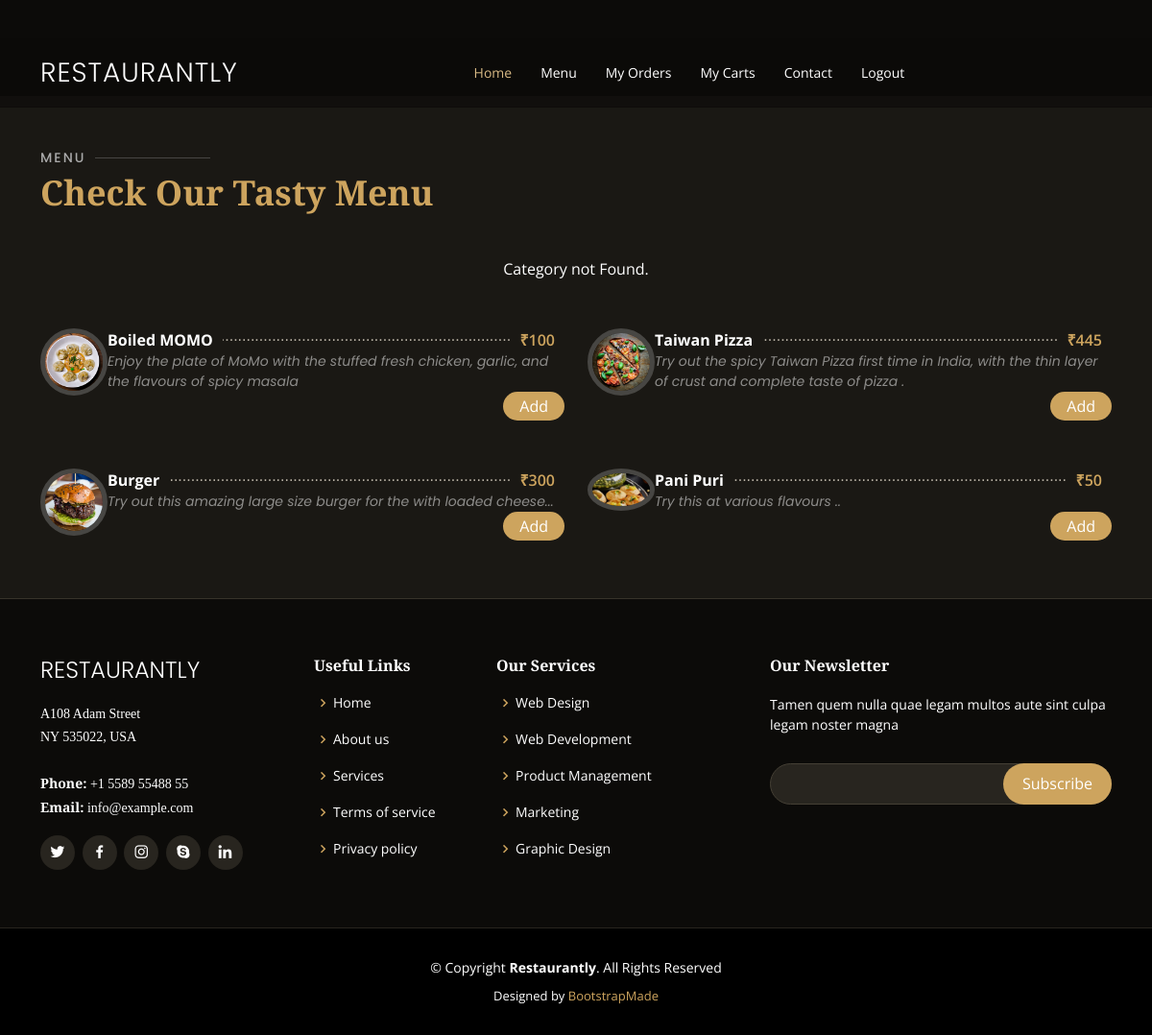
The app's page /category-foods.php?category_id=6 (signed in), older data.
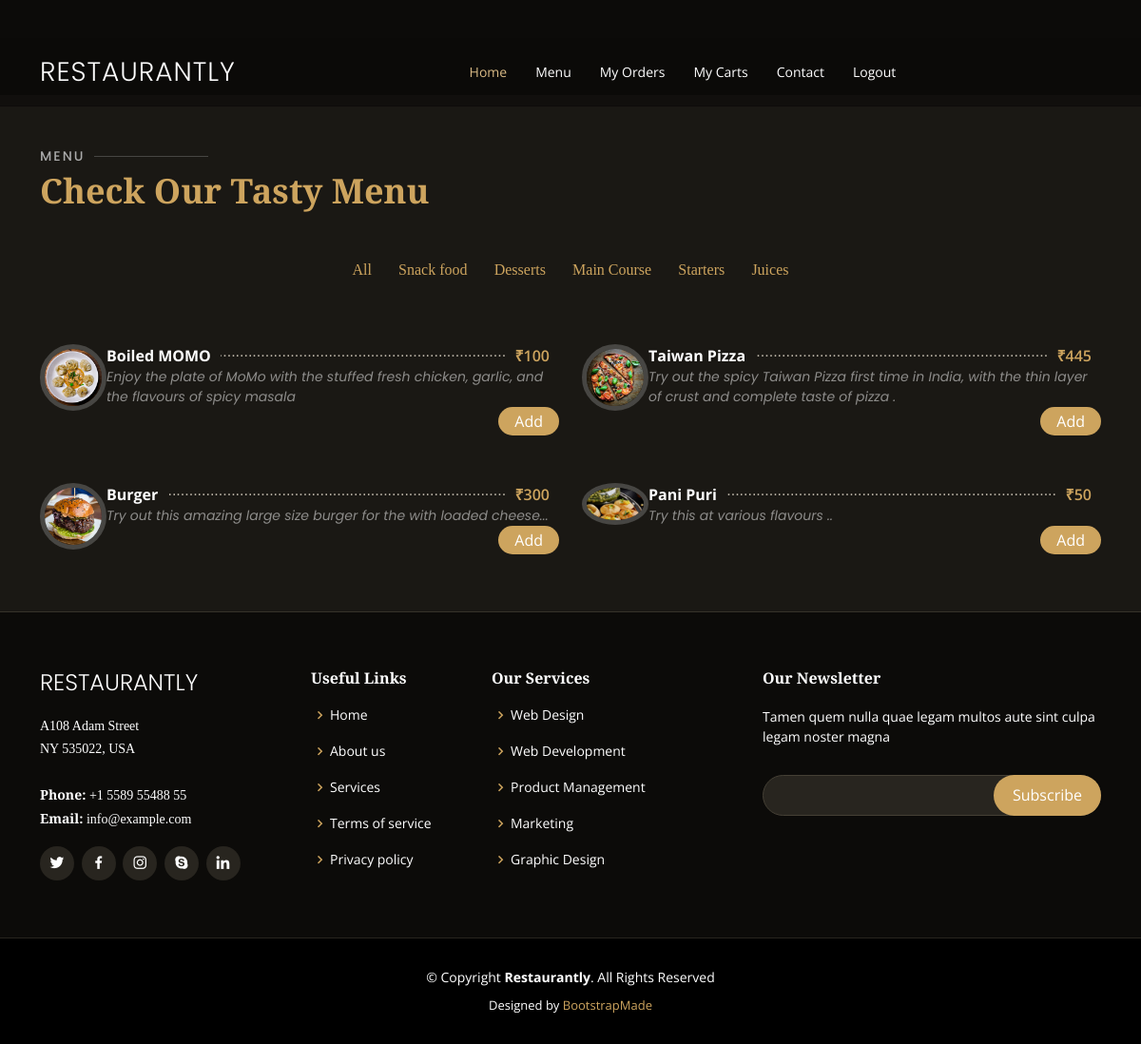
The same page, newer data.
### tables this page shows
CREATE TABLE `food` (
  `id` int(10) UNSIGNED NOT NULL,
  `title` varchar(100) NOT NULL,
  `description` text NOT NULL,
  `price` decimal(10,0) NOT NULL,
  `image_name` varchar(255) NOT NULL,
  `category_id` int(10) UNSIGNED NOT NULL,
  `featured` varchar(10) NOT NULL,
  `active` varchar(10) NOT NULL
);

CREATE TABLE `category` (
  `id` int(10) UNSIGNED NOT NULL,
  `title` varchar(100) NOT NULL,
  `image_name` varchar(255) NOT NULL,
  `featured` varchar(10) NOT NULL,
  `active` varchar(10) NOT NULL,
  `created_by` int(11) DEFAULT NULL,
  `updated_by` int(11) DEFAULT NULL
);

### category-foods.php (the view, shortened to what this page needs)
<?php
include('header.php');
    if(isset($_GET['category_id']))
    {
        $category_id=$_GET['category_id'];
    }
    else
     {
        header('location:'.SITEURL);
    }
?>
<section id="menu" class="menu section-bg mtop">
      <div class="container" data-aos="fade-up">
        <div class="section-title">
          <h2>Menu</h2>
          <p>Check Our Tasty Menu</p>
        </div>
        <div class="row" data-aos="fade-up" data-aos-delay="100">
          <div class="col-lg-12 d-flex justify-content-center">
            <ul id="menu-flters">
            <?php
            $sqlcat="SELECT * FROM category WHERE active=1";
                 $cat=mysqli_query($conn, $sqlcat);
                 $count=mysqli_num_rows($cat);
                 if($count>0)
                 {
                   ?>
                   <li><a href="food.php">All</a></li>
                   <?php
                     while($row1=mysqli_fetch_assoc($cat))
                     {
?>
<li ><a href="category-foods.php?category_id=<?php echo $row1['id'];?>"><?php echo $row1['title'] ?></a></li>
<?php
                     }
                 }else
                 {
                     echo"<div class='error'>Category not Found.</div>";
                 }
                     ?>
            </ul>
          </div>
        </div>
        <div class="row menu-container" data-aos="fade-up" data-aos-delay="200">
<?php
     $sql2="SELECT * FROM food WHERE category_id=$category_id";
      $res=mysqli_query($conn, $sql2);
      $count=mysqli_num_rows($res);
      if($count>0)
      {
          while($row = mysqli_fetch_assoc($res))
          {
              $id=$row['id'];
              $title=$row['title'];
              $description=$row['description'];
              $price = $row['price'];
              $image_name=$row['image_name'];
              ?>
                <div class="col-lg-6 menu-item filter-starters">
    <img src="../images/food/<?php echo $image_name;?>" class="menu-img" alt="">
    <div class="menu-content">
      <a href="#"><?php echo $title; ?></a><span>₹<?php echo $price; ?></span>
    </div>
    <div class="menu-ingredients">
    <?php echo $description; ?>
    </div>
    <div class="textend">
              <button class="btn-order"><a style="color: white;" href="addToCarts.php?food_id=<?php echo $id; ?>">Add</a></button>
            </div>
  </div>
              <?php
          }
      }
      else
      {
          echo"<div class='error'>Food Not Found.</div>";
      }
    ?>
</div>
</div>
</section>
<?php
include('footer.php');
?>

Row changes from the older to the newer data that the page shows:
now on this page (row edited): category: title "Snack food"
now on this page (row edited): category: title "Desserts"
now on this page (row edited): category: title "Main Course"
now on this page (row edited): category: title "Starters"
now on this page (row edited): category: title "Juices"
Text that changed along with them:
text no longer shown: "Category not Found."
text now shown: "All"
